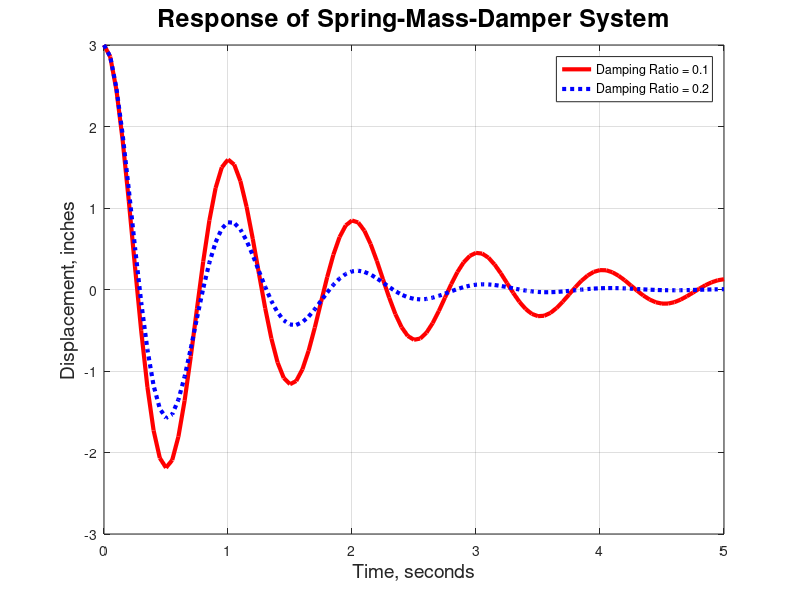

Source code (MATLAB):
% SMD.m: Plots displacement of under damped 
% spring-mass-damper system
%
% Inputs:
y0 = 3.0; % Initital Displacement, inches
dr = 0.10; % Damped ratio
fr = 2*pi; % Natural frequency, radians/seconds
T = 5.0; % Total time to be plotted, seconds
N = 100; % Number of time intervals to be plotted

% Calculate damped frequency, radians/second
fd = fr*sqrt(1-dr^2);

% Calculate time interval for displacement calculations 
tinc = T/N;

for i = 1:N+1
    t(i) = (i-1)*tinc;
    c = cos(fd*t(i));
    s = sin(fd*t(i));
    e = exp(-dr*fr*t(i));
    y(i) = (y0*c + y0*dr*fr/fd*s)*e;
end

plot(t,y,'LineWidth',3,'Color','Red')

grid on

title('Response of Spring-Mass-Damper System','FontSize',18)

xlabel('Time, seconds','FontSize',14)

ylabel('Displacement, inches','FontSize',14)

% Compute and plot displacements for a
% different damping ratio

dr2 = 0.20; % new damping ratio

% Calculate new damped frequency fd
fd2 = fr*sqrt(1-dr2^2);

for i = 1:N+1
    c = cos(fd2*t(i));
    s = sin(fd2*t(i));
    e = exp(-dr2*fr*t(i));
    y2(i) = (y0*c + y0*dr2*fr/fd2*s)*e;
end

hold on
plot(t,y2,'LineWidth',3,'LineStyle',':','Color','Blue')
legend('Damping Ratio = 0.1','Damping Ratio = 0.2')